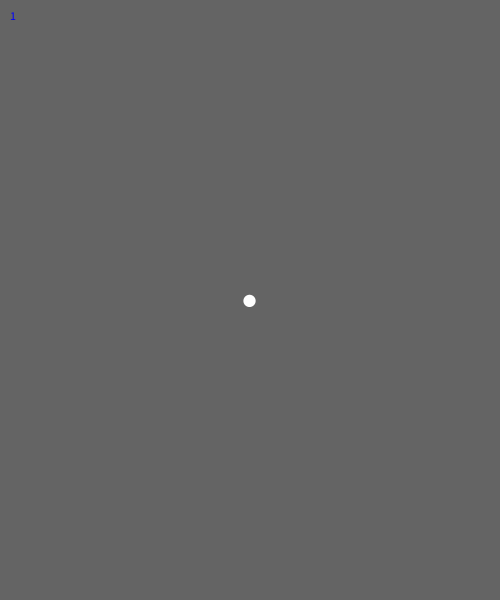
Frame 1 (no input)
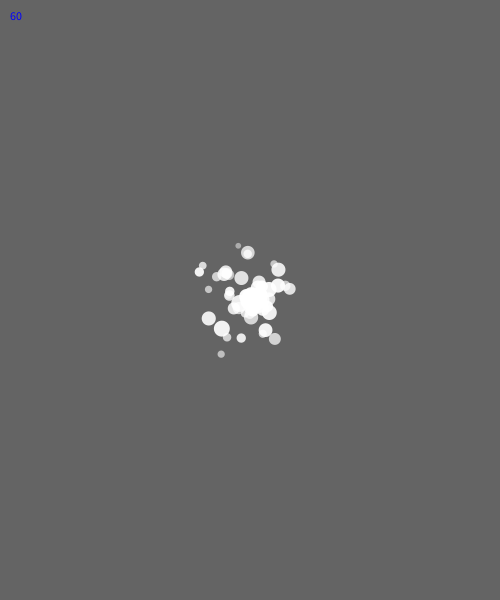
Frame 60 (the mouse pressed at the canvas centre just before this capture)
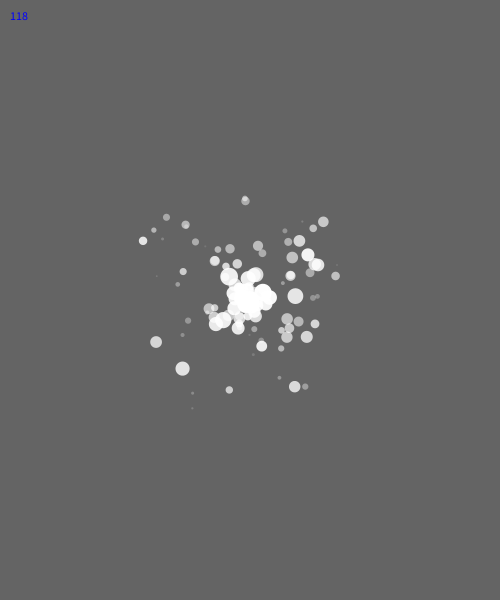
Frame 120 (the mouse held since frame 60 and released just before this capture)

The Processing sketch that drew these frames (run headless with seeded random() and noise(); from frame 60 on, the mouse is pressed at the canvas centre):

// Processing sketch: day5_03_objects_isDone_lifespan
// ── day5_03_objects_isDone_lifespan.pde
ArrayList<Particle> particles = new ArrayList<Particle>();


void setup() {
  size(500, 600);
  background(100);
}

void draw() {
  background(100);

  // GENERATE
  particles.add( new Particle(width/2, height/2) );

  // UPDATE & DISPLAY 
  for (int i=0; i<particles.size(); i++) {
    Particle p = particles.get(i); 
    p.move();
    p.updateLifespan();
    //p.checkOutOfCanvas();
    p.display();
  }

  // REMOVE IF THE PARTICLE IS DONE
  for (int i = particles.size()-1; i >= 0; i--) {
    Particle p = particles.get(i);
    if (p.isDone) {
      particles.remove(i);
    }
  }


  // show the number of particles!
  fill(0, 0, 255);
  noStroke();
  text( particles.size(), 10, 20 );
}

void mouseDragged() {
  particles.add( new Particle(mouseX, mouseY) );
}



class Particle {
  float x, y;
  float xSpd, ySpd;
  float dia;
  boolean isDone; // true or false
  float lifespan = 1.0; // 100%
  float lifeReduction = random(0.001, 0.010); // 0.1% to 1%
  
  Particle(float tempX, float tempY) {
    x = tempX;
    y = tempY;
    xSpd = random(-1, 1);
    ySpd = random(-1, 1);
    dia = random(10, 20);
    isDone = false;
  }
  void display() {
    pushStyle();

    fill(255, 255 * lifespan);
    noStroke();
    ellipse(x, y, dia * lifespan, dia * lifespan);
    
    //fill(255, 0, 0);
    //text( lifespan, x, y );
    
    popStyle();
  }
  void move() {
    x += xSpd;
    y += ySpd;
  }
  void checkOutOfCanvas() {
    if (x < 0 || x > width) {
      isDone = true;
    }
    if (y < 0 || y > height) {
      isDone = true;
    }
  }
  void updateLifespan() {
    if (lifespan > 0) {
      lifespan -= lifeReduction; // lifespan = lifespan - lifeReduction  
    } else {
      isDone = true;
      lifespan = 0;
    }
  }
}
